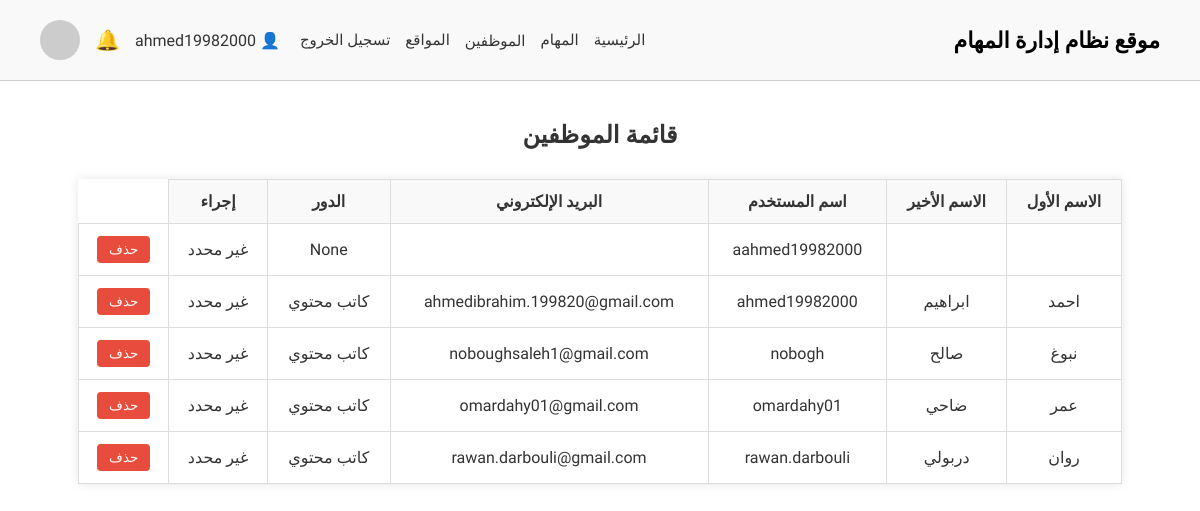
Page /employees/ (signed in) on the committed database.
### accounts/models.py (models this page shows)
class Users(AbstractUser):
    ROLE_CHOICES = (
        ('manager', 'Manager'),
        ('employee', 'Employee'),
    )
    role = models.CharField(max_length=10, choices=ROLE_CHOICES, default='employee')
    job_title = models.CharField(max_length=100, blank=True, null=True)

### accounts/decorators.py (the view)
        def wrapper(request, *args, **kwargs):
            if not request.user.is_authenticated:
                return redirect('login')
            if not hasattr(request.user, 'role') or request.user.role != role_name:
                return redirect('no_permission')
            return view_func(request, *args, **kwargs)

### accounts/views.py (called while the page is built)
@role_required('manager')
def employee_list(request):
    employees = User.objects.all()
    return render(request, 'accounts/employees.html', {'employees': employees})

### templates/accounts/employees.html (shortened to what this page needs)
{% extends 'base.html' %}
{% load static %}
{% block extra_css %}
  <link rel="stylesheet" href="{% static 'css/employees.css' %}">
{% endblock %}
{% block content %}
  <section class="employee-list">
    <h1>قائمة الموظفين</h1>
    <table class="task-table">
      <thead>
        <tr>
          <th>الاسم الأول</th>
          <th>الاسم الأخير</th>
          <th>اسم المستخدم</th>
          <th>البريد الإلكتروني</th>
          <th>الدور</th>
          <th>إجراء</th>
        </tr>
      </thead>
      <tbody>
        {% for employee in employees %}
          <tr>
            <td>{{ employee.first_name }}</td>
            <td>{{ employee.last_name }}</td>
            <td>{{ employee.username }}</td>
            <td>{{ employee.email }}</td>
            <td>{{ employee.job_title }}</td>
            <td>
              {% if employee.groups.all.0.name == "Managers" %}
                مدير
              {% elif employee.groups.all.0.name == "Employees" %}
                موظف
              {% else %}
                غير محدد
              {% endif %}
            </td>
            <td>
              <form method="post" action="{% url 'delete_employee' employee.id %}" onsubmit="return confirm('هل أنت متأكد من الحذف؟');">
                <button type="submit" class="delete-btn">حذف</button>
              </form>
            </td>
          </tr>
        {% empty %}
          <tr><td colspan="6">لا يوجد موظفين.</td></tr>
        {% endfor %}
      </tbody>
    </table>
  </section>
{% endblock %}

### templates/includes/header.html (shortened to what this page needs)
<header>
  <div class="logo">موقع نظام إدارة المهام</div>
  <div class="user-nav">
    <nav>
      {% if request.user.is_authenticated %}
        {% if request.user.role == "manager" %}
          <a href="/home/dashboard/">الرئيسية</a>
          <a href="/tasks/">المهام</a>
          <div class="dropdown">
            <button class="dropbtn">الموظفين</button>
          </div>
          <a href="/categories/site/">المواقع</a>
        {% elif request.user.role == "employee" %}
          <a href="/home/employee_dashboard/">الرئيسية</a>
          <a href="/tasks/my_tasks/">مهامي</a>
        {% endif %}
        <a href="{% url 'logout' %}">تسجيل الخروج</a>
      {% else %}
        <a href="{% url 'index' %}">تسجيل الدخول</a>
      {% endif %}
    </nav>
    <div style="display: flex; align-items: center; gap: 15px; position: relative;">
      {% if request.user.is_authenticated %}
        <span>👤 {{ request.user.username }}</span>
        <div class="notification-header">
          <div class="notification-icon" onclick="toggleNotifications()">
            🔔
          </div>
        </div>
      {% endif %}
      <img src="https://via.placeholder.com/40" alt="User" style="border-radius: 50%;">
    </div>
  </div>
</header>

### static/css/base.css (style rules this page uses)
* { box-sizing: border-box; margin: 0; padding: 0; direction: rtl; font-family: 'Cairo', sans-serif; }
body { background-color: #fff; color: #333; min-height: 100vh; font-family: 'Cairo', sans-serif; }
header { display: flex; justify-content: space-between; align-items: center; padding: 20px 40px; background-color: #f9f9f9; border-bottom: 1px solid #ccc; }
.logo { font-size: 22px; font-weight: bold; color: #000; }
.user-nav { display: flex; align-items: center; gap: 20px; }
.user-nav nav { display: flex; gap: 15px; position: relative; }
.user-nav nav a { text-decoration: none; color: #333; font-weight: 500; font-size: 15px; transition: color 0.2s; }
.user-nav img { width: 40px; height: 40px; border-radius: 50%; }
.dropdown { position: relative; display: inline-block; }
.dropbtn { background-color: transparent; border: none; font-size: 15px; font-weight: 500; color: #333; cursor: pointer; padding: 0; font-family: inherit; }
.notification-header { position: relative; display: inline-block; }
.notification-icon { cursor: pointer; font-size: 20px; position: relative; }

### static/css/employees.css (style rules this page uses)
.employee-list { padding: 40px 20px; text-align: center; }
.employee-list h1 { margin-bottom: 30px; }
.task-table { width: 90%; margin: auto; border-collapse: collapse; box-shadow: 0 0 10px rgba(0,0,0,0.1); }
.task-table th, .task-table td { border: 1px solid #ddd; padding: 12px; }
.task-table th { background-color: #f9f9f9; font-weight: bold; }
.delete-btn { background-color: #e74c3c; color: white; padding: 6px 12px; border: none; border-radius: 4px; cursor: pointer; }

### rows in the picture
Users: user.username "ahmed19982000", first_name "احمد", last_name "ابراهيم", username "ahmed19982000", email "ahmedibrahim.199820@gmail.com", job_title "كاتب محتوي", shows "غير محدد"
Users: username "aahmed19982000", job_title "None", shows "غير محدد"
Users: first_name "نبوغ", last_name "صالح", username "nobogh", email "noboughsaleh1@gmail.com", job_title "كاتب محتوي", shows "غير محدد"
Users: first_name "عمر", last_name "ضاحي", username "omardahy01", email "omardahy01@gmail.com", job_title "كاتب محتوي", shows "غير محدد"
Users: first_name "روان", last_name "دربولي", username "rawan.darbouli", email "rawan.darbouli@gmail.com", job_title "كاتب محتوي", shows "غير محدد"
